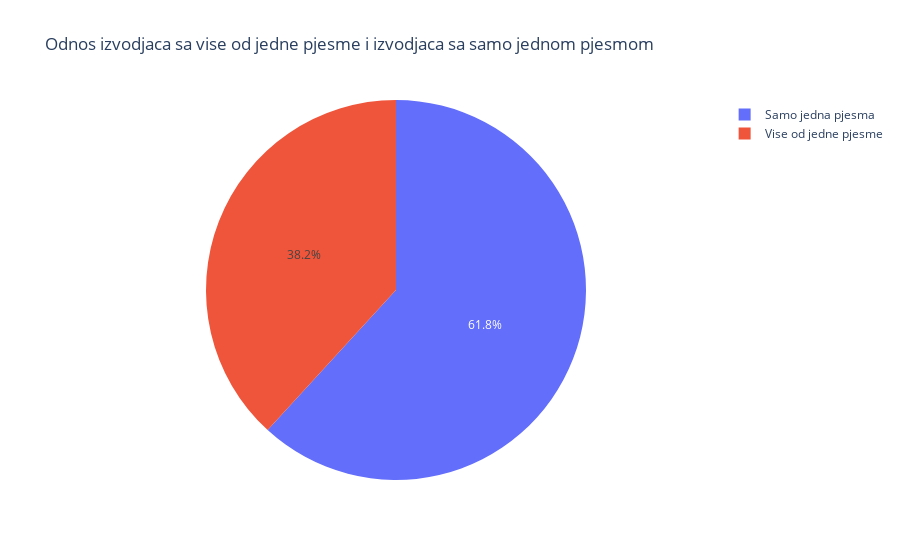

Here is the notebook cell this chart was saved with:
### Code cell
#Izvodjaci sa jednom pjesmom VS izvodjaci sa vise pjesama


multiple_songs_artists = artists[artists['Number of songs'] > 1].shape[0]

single_song_artists = artists[artists['Number of songs'] == 1].shape[0]

labels = ['Vise od jedne pjesme', 'Samo jedna pjesma']
sizes = [multiple_songs_artists, single_song_artists]

fig = px.pie(names=labels, values=sizes, title='Odnos izvodjaca sa vise od jedne pjesme i izvodjaca sa samo jednom pjesmom')
fig.update_traces(textinfo='percent')
fig.show()

### Figure 1 — Plotly figure (JSON) as saved in the notebook; plotly's stock layout.template omitted (floating-point values rounded to 4 significant figures)
{"data": [{"domain": {"x": [0, 1], "y": [0, 1]}, "hovertemplate": "label=%{label}<br>value=%{value}<extra></extra>", "labels": ["Vise od jedne pjesme", "Samo jedna pjesma"], "legendgroup": "", "name": "", "showlegend": true, "textinfo": "percent", "type": "pie", "values": [301, 487]}], "layout": {"legend": {"tracegroupgap": 0}, "title": {"text": "Odnos izvodjaca sa vise od jedne pjesme i izvodjaca sa samo jednom pjesmom"}}}
